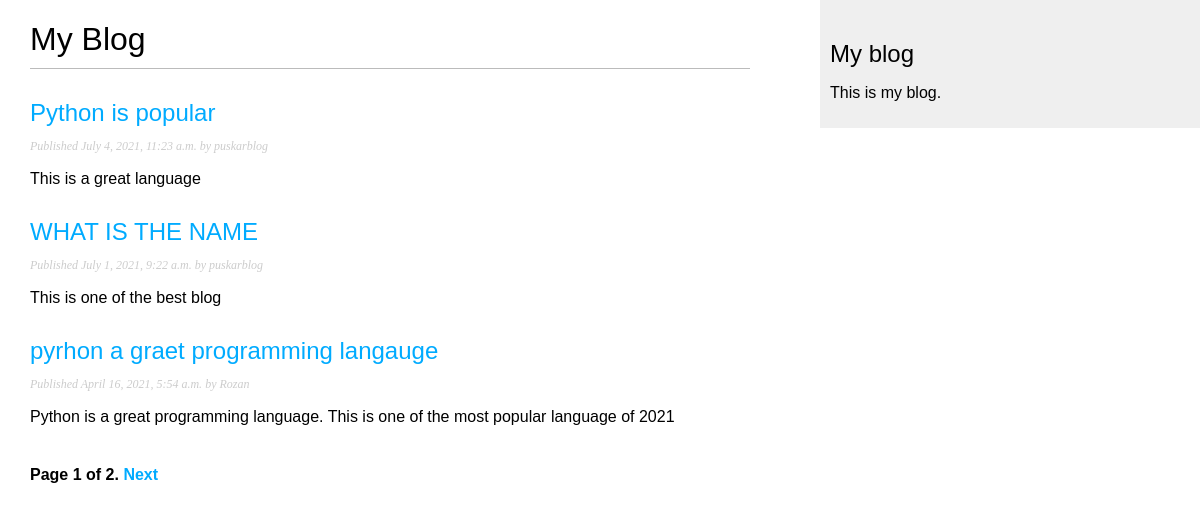
Before: / with the older database file.
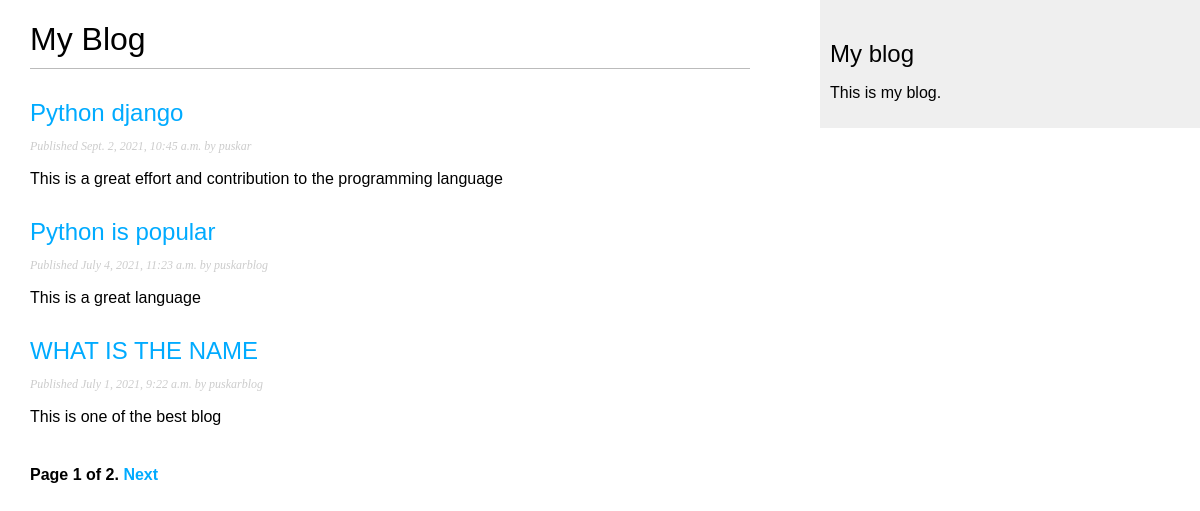
After: the same page with the newer database file.
### blog/models.py (models this page shows, shortened)
class Post(models.Model):
    STATUS_CHOICES = (
        ('draft', 'Draft'),
        ('published', 'Published'),
    )
    title = models.CharField(max_length=50)
    slug = models.SlugField(max_length=50, unique_for_date='publish')
    author = models.ForeignKey(User, on_delete=models.CASCADE, related_name='blog_posts')
    body = models.TextField()
    publish = models.DateTimeField(default=timezone.now)
    created = models.DateTimeField(auto_now_add=True)
    updated = models.DateTimeField(auto_now_add=True)
    status = models.CharField(max_length=50, choices=STATUS_CHOICES, default='draft')
    objects = models.Manager()
    published = PublishedManager()
    class Meta:
        ordering = ('-publish',)
        db_table = 'Post'
        verbose_name = 'Post'
        verbose_name_plural = 'Posts'
    def get_absolute_url(self):
        return reverse('blog:post_detail', args=[self.publish.year, self.publish.month, self.publish.day, self.slug])

### blog/views.py (the view)
# urls.py: path('', views.PostListView.as_view(), name='post_list'),
class PostListView(ListView):
    queryset = Post.published.all()
    context_object_name = 'posts'
    paginate_by = 3
    template_name = 'blog/post/list.html'

### blog/templates/blog/post/list.html (shortened to what this page needs)
{% extends "blog/base.html" %}
{% block content %}
  <h1>My Blog</h1>
  {% for post in posts %}
    <h2>
      <a href="{{ post.get_absolute_url }}">
        {{ post.title }}
      </a>
    </h2>
    <p class="date">
      Published {{ post.publish }} by {{ post.author }}
    </p>
    {{ post.body|truncatewords:30|linebreaks }}
  {% endfor %}
  {% include "pagination.html" with page=page_obj %}
{% endblock %}

### blog/templates/blog/base.html (shortened to what this page needs)
{% load static %}
<!DOCTYPE html>
<html>
<head>
  <link href="{% static "css/blog.css" %}" rel="stylesheet">
</head>
<body>
  <div id="content">
    {% block content %}
    {% endblock %}
  </div>
  <div id="sidebar">
    <h2>My blog</h2>
    <p>This is my blog.</p>
  </div>
</body>
</html>

### blog/templates/pagination.html (shortened to what this page needs)
<div class="pagination">
    <span class="step-links">
      <span class="current">
        Page {{ page.number }} of {{ page.paginator.num_pages }}.
      </span>
      {% if page.has_next %}
        <a href="?page={{ page.next_page_number }}">Next</a>
      {% endif %}
    </span>
  </div>

### blog/static/css/blog.css (style rules this page uses)
body { margin:0; padding:0; font-family:helvetica, sans-serif; }
a { color:#00abff; text-decoration:none; }
h1 { font-weight:normal; border-bottom:1px solid #bbb; padding:0 0 10px 0; }
h2 { font-weight:normal; margin:30px 0 0; }
#content { float:left; width:60%; padding:0 0 0 30px; }
#sidebar { float:right; width:30%; padding:10px; background:#efefef; height:100%; }
p.date { color:#ccc; font-family: georgia, serif; font-size: 12px; font-style: italic; }
.pagination { margin:40px 0; font-weight:bold; }

Changed rows visible on the page:
no longer on this page (row unchanged): Post: title "pyrhon a graet programming langauge", publish "April 16, 2021, 5:54 a.m.", author "Rozan", body "Python is a great programming language. This is one of the most popular language of 2021"
added Post: title "Python django", publish "Sept. 2, 2021, 10:45 a.m.", author "puskar", body "This is a great effort and contribution to the programming language"
